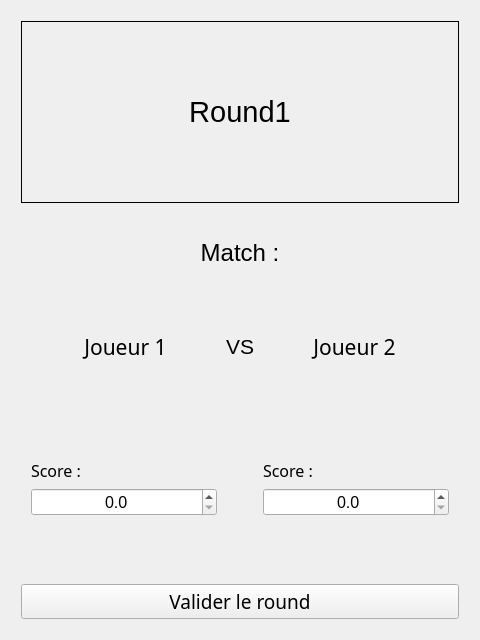
<?xml version="1.0" encoding="UTF-8"?>
<ui version="4.0">
 <class>Form</class>
 <widget class="QWidget" name="Form">
  <property name="geometry">
   <rect>
    <x>0</x>
    <y>0</y>
    <width>480</width>
    <height>640</height>
   </rect>
  </property>
  <property name="windowTitle">
   <string>Form</string>
  </property>
  <layout class="QGridLayout" name="gridLayout">
   <item row="0" column="0">
    <layout class="QGridLayout" name="gridLayout_3">
     <property name="leftMargin">
      <number>10</number>
     </property>
     <property name="topMargin">
      <number>10</number>
     </property>
     <property name="rightMargin">
      <number>10</number>
     </property>
     <property name="bottomMargin">
      <number>10</number>
     </property>
     <item row="0" column="0">
      <widget class="QLabel" name="label">
       <property name="sizePolicy">
        <sizepolicy hsizetype="Preferred" vsizetype="Preferred">
         <horstretch>0</horstretch>
         <verstretch>0</verstretch>
        </sizepolicy>
       </property>
       <property name="minimumSize">
        <size>
         <width>0</width>
         <height>50</height>
        </size>
       </property>
       <property name="font">
        <font>
         <family>Segoe UI</family>
         <pointsize>22</pointsize>
        </font>
       </property>
       <property name="frameShape">
        <enum>QFrame::Box</enum>
       </property>
       <property name="text">
        <string>Round1</string>
       </property>
       <property name="alignment">
        <set>Qt::AlignCenter</set>
       </property>
      </widget>
     </item>
     <item row="1" column="0">
      <layout class="QVBoxLayout" name="verticalLayout">
       <item>
        <widget class="QLabel" name="label_2">
         <property name="font">
          <font>
           <family>Segoe UI</family>
           <pointsize>18</pointsize>
          </font>
         </property>
         <property name="text">
          <string>Match :</string>
         </property>
         <property name="alignment">
          <set>Qt::AlignCenter</set>
         </property>
        </widget>
       </item>
       <item>
        <layout class="QHBoxLayout" name="horizontalLayout">
         <property name="leftMargin">
          <number>10</number>
         </property>
         <property name="rightMargin">
          <number>10</number>
         </property>
         <item>
          <widget class="QLabel" name="label_3">
           <property name="sizePolicy">
            <sizepolicy hsizetype="Minimum" vsizetype="Preferred">
             <horstretch>0</horstretch>
             <verstretch>0</verstretch>
            </sizepolicy>
           </property>
           <property name="font">
            <font>
             <family>Segoe UI Light</family>
             <pointsize>16</pointsize>
            </font>
           </property>
           <property name="frameShape">
            <enum>QFrame::NoFrame</enum>
           </property>
           <property name="text">
            <string>Joueur 1</string>
           </property>
           <property name="alignment">
            <set>Qt::AlignCenter</set>
           </property>
          </widget>
         </item>
         <item>
          <widget class="QLabel" name="label_5">
           <property name="sizePolicy">
            <sizepolicy hsizetype="Fixed" vsizetype="Preferred">
             <horstretch>0</horstretch>
             <verstretch>0</verstretch>
            </sizepolicy>
           </property>
           <property name="font">
            <font>
             <family>Segoe UI</family>
             <pointsize>16</pointsize>
            </font>
           </property>
           <property name="frameShape">
            <enum>QFrame::NoFrame</enum>
           </property>
           <property name="text">
            <string>VS</string>
           </property>
           <property name="alignment">
            <set>Qt::AlignCenter</set>
           </property>
          </widget>
         </item>
         <item>
          <widget class="QLabel" name="label_4">
           <property name="sizePolicy">
            <sizepolicy hsizetype="Minimum" vsizetype="Preferred">
             <horstretch>0</horstretch>
             <verstretch>0</verstretch>
            </sizepolicy>
           </property>
           <property name="font">
            <font>
             <family>Segoe UI Light</family>
             <pointsize>16</pointsize>
            </font>
           </property>
           <property name="frameShape">
            <enum>QFrame::NoFrame</enum>
           </property>
           <property name="text">
            <string>Joueur 2</string>
           </property>
           <property name="alignment">
            <set>Qt::AlignCenter</set>
           </property>
          </widget>
         </item>
        </layout>
       </item>
      </layout>
     </item>
     <item row="2" column="0">
      <layout class="QHBoxLayout" name="horizontalLayout_3">
       <property name="sizeConstraint">
        <enum>QLayout::SetDefaultConstraint</enum>
       </property>
       <property name="leftMargin">
        <number>10</number>
       </property>
       <property name="rightMargin">
        <number>10</number>
       </property>
       <item>
        <layout class="QFormLayout" name="formLayout_3">
         <property name="fieldGrowthPolicy">
          <enum>QFormLayout::AllNonFixedFieldsGrow</enum>
         </property>
         <property name="rowWrapPolicy">
          <enum>QFormLayout::WrapAllRows</enum>
         </property>
         <property name="formAlignment">
          <set>Qt::AlignLeading|Qt::AlignLeft|Qt::AlignVCenter</set>
         </property>
         <item row="0" column="0">
          <widget class="QLabel" name="label_8">
           <property name="sizePolicy">
            <sizepolicy hsizetype="Preferred" vsizetype="Preferred">
             <horstretch>0</horstretch>
             <verstretch>0</verstretch>
            </sizepolicy>
           </property>
           <property name="font">
            <font>
             <family>Segoe UI Light</family>
             <pointsize>12</pointsize>
            </font>
           </property>
           <property name="frameShadow">
            <enum>QFrame::Plain</enum>
           </property>
           <property name="text">
            <string>Score :</string>
           </property>
           <property name="textFormat">
            <enum>Qt::PlainText</enum>
           </property>
           <property name="alignment">
            <set>Qt::AlignLeading|Qt::AlignLeft|Qt::AlignVCenter</set>
           </property>
          </widget>
         </item>
         <item row="0" column="1">
          <widget class="QDoubleSpinBox" name="doubleSpinBox_3">
           <property name="font">
            <font>
             <family>Segoe UI</family>
             <pointsize>12</pointsize>
            </font>
           </property>
           <property name="alignment">
            <set>Qt::AlignCenter</set>
           </property>
           <property name="decimals">
            <number>1</number>
           </property>
           <property name="maximum">
            <double>1.000000000000000</double>
           </property>
           <property name="singleStep">
            <double>0.500000000000000</double>
           </property>
          </widget>
         </item>
        </layout>
       </item>
       <item>
        <spacer name="horizontalSpacer_2">
         <property name="orientation">
          <enum>Qt::Horizontal</enum>
         </property>
         <property name="sizeType">
          <enum>QSizePolicy::Fixed</enum>
         </property>
         <property name="sizeHint" stdset="0">
          <size>
           <width>40</width>
           <height>20</height>
          </size>
         </property>
        </spacer>
       </item>
       <item>
        <layout class="QFormLayout" name="formLayout_4">
         <property name="rowWrapPolicy">
          <enum>QFormLayout::WrapAllRows</enum>
         </property>
         <property name="labelAlignment">
          <set>Qt::AlignLeading|Qt::AlignLeft|Qt::AlignVCenter</set>
         </property>
         <property name="formAlignment">
          <set>Qt::AlignLeading|Qt::AlignLeft|Qt::AlignVCenter</set>
         </property>
         <item row="0" column="0">
          <widget class="QLabel" name="label_9">
           <property name="font">
            <font>
             <family>Segoe UI Light</family>
             <pointsize>12</pointsize>
            </font>
           </property>
           <property name="text">
            <string>Score :</string>
           </property>
          </widget>
         </item>
         <item row="0" column="1">
          <widget class="QDoubleSpinBox" name="doubleSpinBox_4">
           <property name="font">
            <font>
             <family>Segoe UI</family>
             <pointsize>12</pointsize>
            </font>
           </property>
           <property name="alignment">
            <set>Qt::AlignCenter</set>
           </property>
           <property name="decimals">
            <number>1</number>
           </property>
           <property name="singleStep">
            <double>0.500000000000000</double>
           </property>
          </widget>
         </item>
        </layout>
       </item>
      </layout>
     </item>
     <item row="3" column="0">
      <widget class="QPushButton" name="pushButton">
       <property name="minimumSize">
        <size>
         <width>0</width>
         <height>35</height>
        </size>
       </property>
       <property name="font">
        <font>
         <family>Segoe UI Light</family>
         <pointsize>14</pointsize>
        </font>
       </property>
       <property name="text">
        <string>Valider le round</string>
       </property>
      </widget>
     </item>
    </layout>
   </item>
  </layout>
 </widget>
 <resources/>
 <connections/>
</ui>
